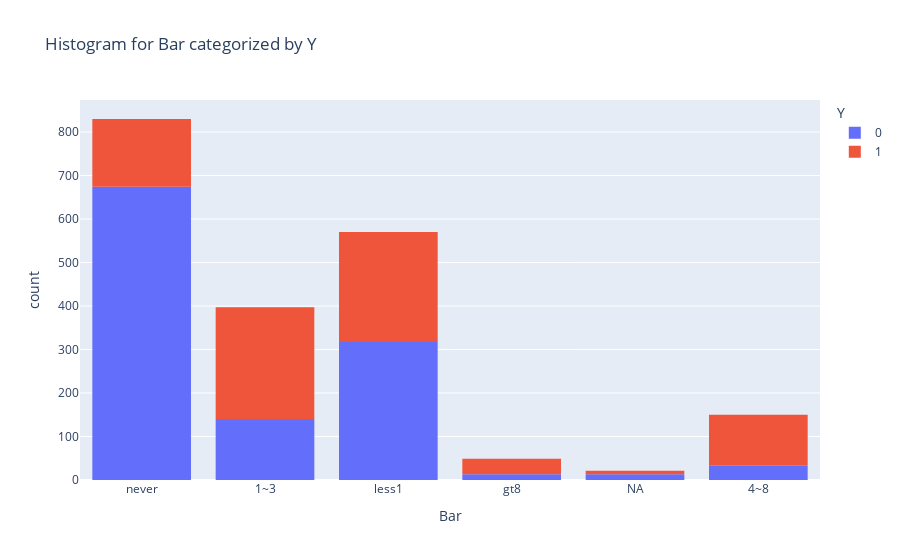

The code cell stored with this chart in its notebook:
### Code cell
fig = px.histogram(bar_coupons[['age', 'Bar', 'income', 'Y']], x='Bar', color='Y', title = 'Histogram for Bar categorized by Y')
fig.show()
fig.write_image("images/bar_coupon_hist3.png")

### Figure 1 — Plotly figure (JSON) as saved in the notebook; plotly's stock layout.template omitted (floating-point values rounded to 4 significant figures; data arrays with more than 128 entries replaced by an {"elided": "..."} marker saying what was removed)
{"data": [{"alignmentgroup": "True", "bingroup": "x", "hovertemplate": "Y=0<br>Bar=%{x}<br>count=%{y}<extra></extra>", "legendgroup": "0", "marker": {"color": "#636efa", "pattern": {"shape": ""}}, "name": "0", "offsetgroup": "0", "orientation": "v", "showlegend": true, "type": "histogram", "x": {"elided": "1190 str values"}, "xaxis": "x", "yaxis": "y"}, {"alignmentgroup": "True", "bingroup": "x", "hovertemplate": "Y=1<br>Bar=%{x}<br>count=%{y}<extra></extra>", "legendgroup": "1", "marker": {"color": "#EF553B", "pattern": {"shape": ""}}, "name": "1", "offsetgroup": "1", "orientation": "v", "showlegend": true, "type": "histogram", "x": {"elided": "827 str values"}, "xaxis": "x", "yaxis": "y"}], "layout": {"barmode": "relative", "legend": {"title": {"text": "Y"}, "tracegroupgap": 0}, "title": {"text": "Histogram for Bar categorized by Y"}, "xaxis": {"anchor": "y", "domain": [0, 1], "title": {"text": "Bar"}}, "yaxis": {"anchor": "x", "domain": [0, 1], "title": {"text": "count"}}}}
